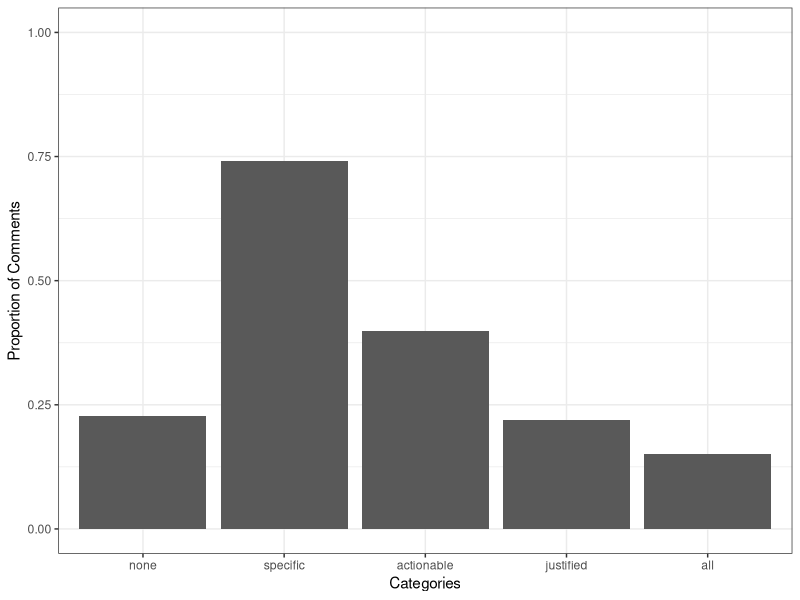
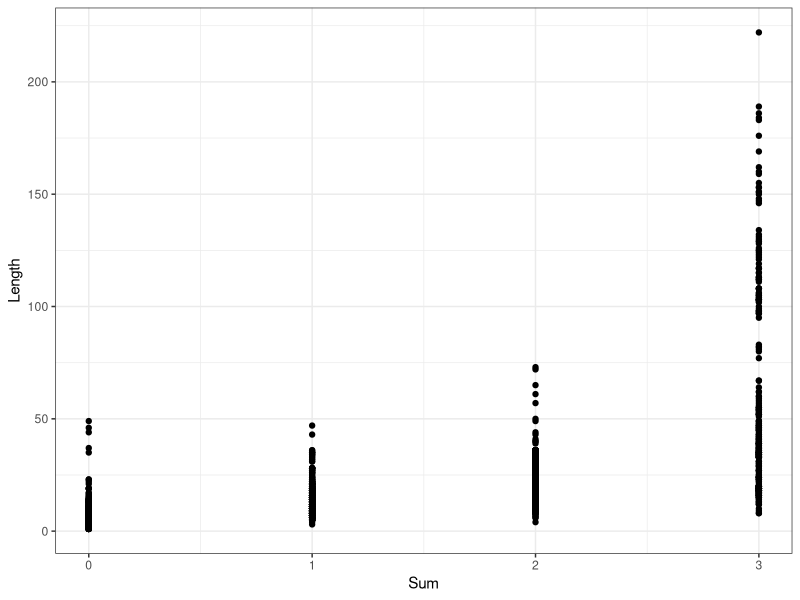
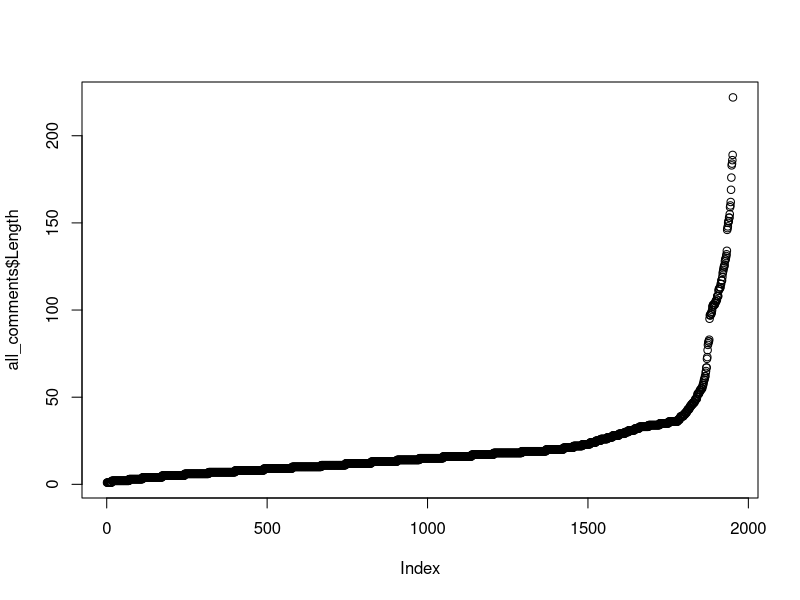

These charts were generated, in order, by the following R code:
## ---- chunk 1
library(tidytext)
library(tidyr)
library(ggplot2)
library(dplyr)
library(car)
library(reshape2)
## ---- chunk 2
#read in data
all_comments <- read.table("data/all_feedback.tsv", fill=TRUE, header=TRUE, sep="\t", quote="", comment.char="")

#sort by comment length
all_comments <- all_comments[order(all_comments$Length),]
head(all_comments)

#remove comments that haven't been rated yet
all_comments <- all_comments %>%
  na.omit()
head(all_comments)
## ---- chunk 3
#specific, actionable, justified counts
feedback_sum <- summarise(all_comments,
                          condition="x",
                          wordcount = mean(Length),
                          wordcount_sd = sd(Length),
                          none = length(which(Specific==0 & Actionable==0 & Justified==0))/length(Comment),
                          specific_only = length(which(Specific==1 & Actionable==0 & Justified==0))/length(Comment),
                          specific_actionable = length(which(Specific==1 & Actionable==1 & Justified==0))/length(Comment),
                          specific_justified = length(which(Specific==1 & Actionable==0 & Justified==1))/length(Comment),
                          specific = length(which(Specific==1))/length(Comment),
                          actionable = length(which(Actionable==1))/length(Comment),
                          justified = length(which(Justified==1))/length(Comment),
                          all = length(which(Specific==1 & Actionable==1 & Justified==1))/length(Comment))

feedback_sum
## ---- chunk 4
df <- melt(feedback_sum[,c('condition','none','specific','actionable','justified','all')], id.vars=1)
df

ggplot(df, aes(variable, value)) +
  geom_bar(stat="identity",position="dodge") +
  theme_bw() +
  scale_y_continuous(name="Proportion of Comments", limits=c(0,1)) +
  scale_x_discrete(name="Categories")
## ---- chunk 5
#correlation of comment length and quality rating
ggplot(all_comments, aes(x=Sum, y=Length)) + 
  geom_point() +
  theme_bw()

plot(all_comments$Length)
## ---- chunk 6
comment_text <- all_comments %>%
  mutate(feedback = as.vector(all_comments[,1]),
         linenumber=1:n())
  
comment_text
## ---- chunk 7
#text analysis by bigrams
ngrams <- comment_text %>%
  unnest_tokens(ngram, Comment, token="ngrams",n=3)

ngrams
## ---- chunk 8
separate_ngrams <- ngrams %>%
  separate(ngram, c("word1","word2","word3"), sep=" ")

separate_ngrams

mystop <- data.frame(words=c("the", "of", "that", "and", "it","at", "a", "as", "to","as","if","is","from", "on"))
ngram_filtered <- separate_ngrams %>%
  filter(!word1 %in% mystop$words) %>%
  filter(!word2 %in% mystop$words) %>%
  filter(!word3 %in% mystop$words)

ngram_filtered
## ---- chunk 9
